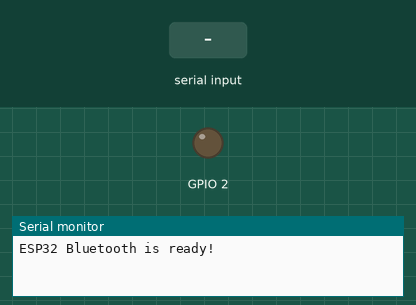
This sketch was run on a simulated ESP32. On the bench: output pins drawn as LEDs (lit = HIGH), the last lines printed to the serial monitor. Inputs (shaded band) come from the test bench. Nothing arrives over Bluetooth unless stated.

Above: at 1.2 s.
1.3 s: "a" received over the second serial link
At 2.7 s:
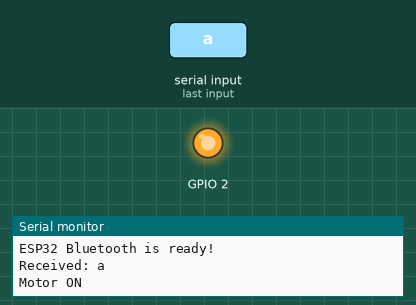
4.3 s: "b" received over the second serial link
At 4.9 s:
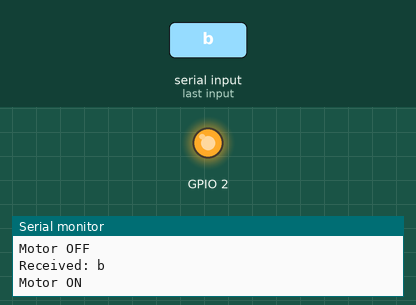
5.8 s: "c" received over the second serial link
At 12.7 s:
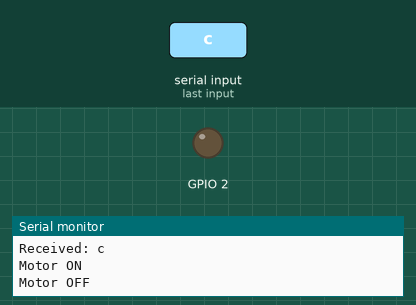
Timing chart, 0 to 14.2 s (numbered marks = the images above; inputs shaded):
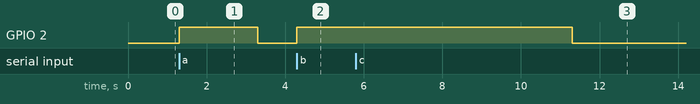

The sketch:

Soju_Dispenser_BT.ino
```cpp
#include "BluetoothSerial.h"

BluetoothSerial SerialBT;

void setup() {
    Serial.begin(115200);             // 디버깅용 시리얼 포트
    SerialBT.begin("ESP32_BT");       // 블루투스 이름 설정
    Serial.println("ESP32 Bluetooth is ready!");
    pinMode(2, OUTPUT);               // 모터 제어 핀 설정 (GPIO2 사용)
}

void loop() {
    // 라즈베리파이에서 데이터 수신
    if (SerialBT.available()) {
        char received = SerialBT.read();  // 한 글자 데이터 수신
        Serial.print("Received: ");
        Serial.println(received);

        // 수신 데이터에 따른 동작
        int motor_duration = 0;
        if (received == 'a') {
            motor_duration = 2000;  // 2초
        } else if (received == 'b') {
            motor_duration = 3000;  // 3초
        } else if (received == 'c') {
            motor_duration = 4000;  // 4초
        }

        if (motor_duration > 0) {
            Serial.println("Motor ON");
            digitalWrite(2, HIGH);      // 모터 ON
            delay(motor_duration);     // 지정된 시간 동안 동작
            digitalWrite(2, LOW);      // 모터 OFF
            Serial.println("Motor OFF");
        }

        // 응답 전송
        SerialBT.print("ACK:");
        SerialBT.println(received);
    }
}
```

Measured:
- after the input at 1.3 s, GPIO 2: LOW → HIGH at once, → LOW 2.0 s later
- after the input at 4.3 s, GPIO 2: LOW → HIGH at once
- after the input at 5.8 s, GPIO 2: HIGH → LOW after 5.5 s instead of 1.5 s
